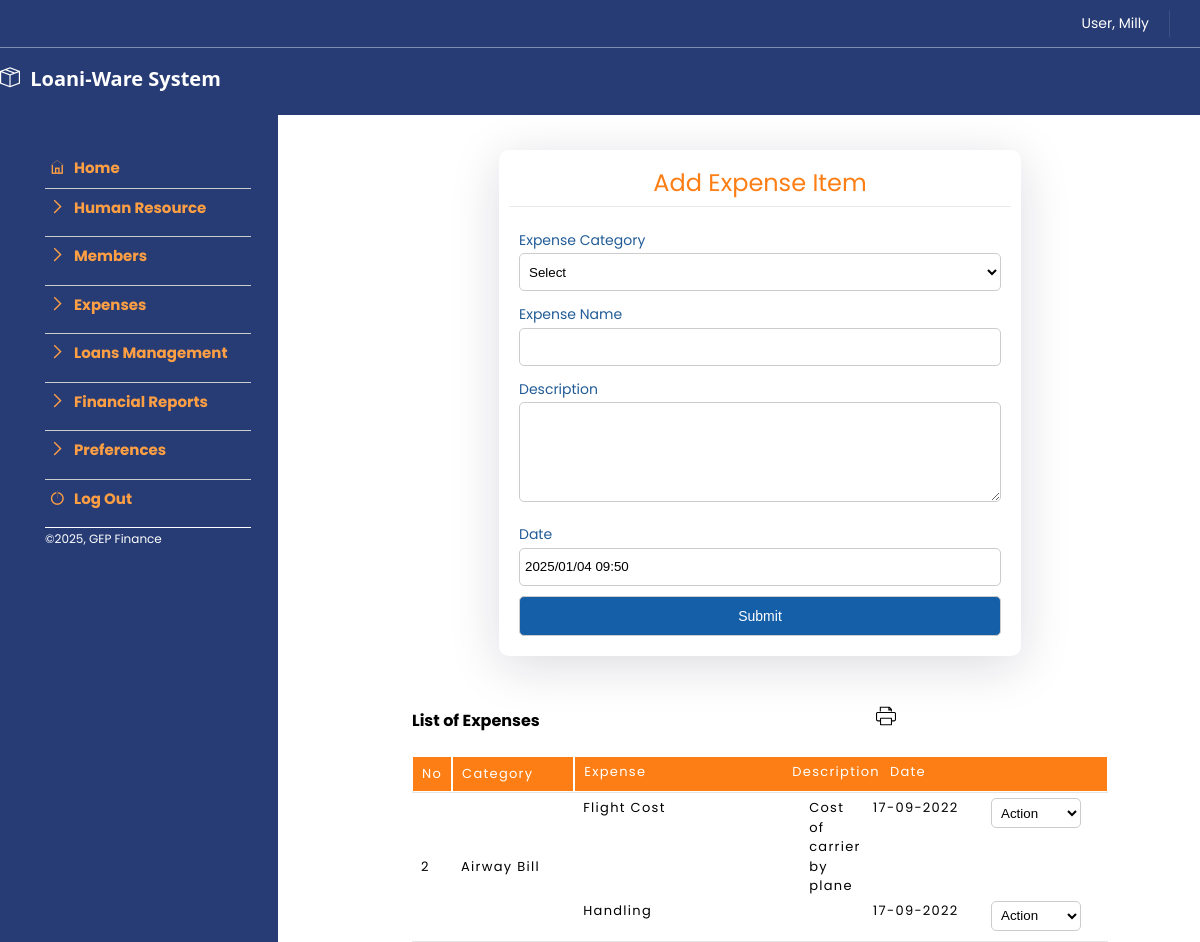
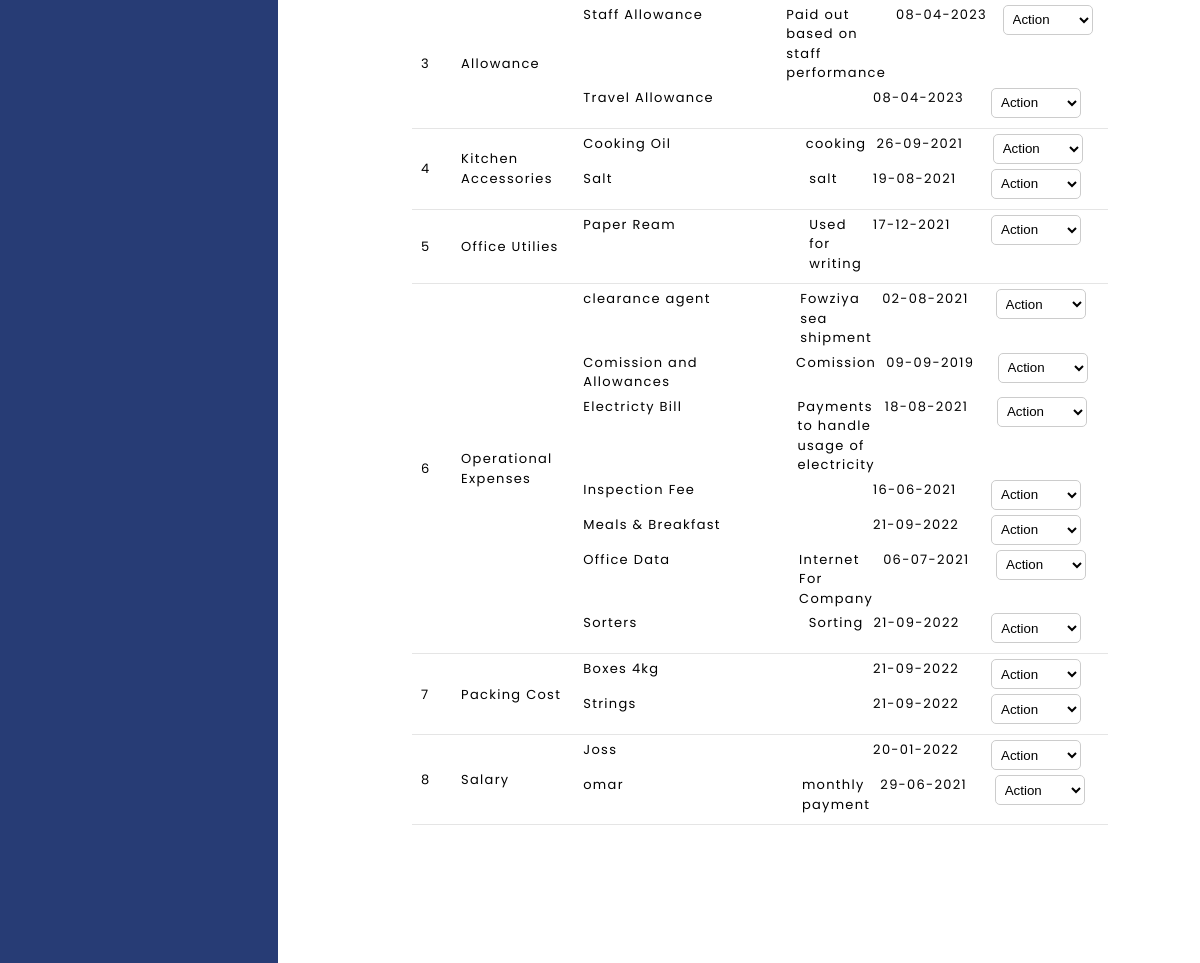
The page /data_files/expense_reg.php (signed in) on the database its author committed (2 pictures, top to bottom).
### tables this page shows
CREATE TABLE IF NOT EXISTS `expense_cat` (
  `id` char(10) NOT NULL,
  `category` char(50) NOT NULL,
  `entry_date` date NOT NULL,
  PRIMARY KEY (`id`)
);

CREATE TABLE IF NOT EXISTS `expense_items` (
  `id` char(10) NOT NULL,
  `item` char(50) NOT NULL,
  `item_desc` varchar(100) NOT NULL,
  `reg_date` date NOT NULL,
  `category` char(10) NOT NULL,
  PRIMARY KEY (`id`)
);

### data_files/expense_reg.php (the view, shortened to what this page needs)
<?php
require_once('../data_files/page_settings.php');
?>
<!DOCTYPE html>
<html lang="en">
  <head>
    <?php include('link_docs.php') ?>
</head>
<body>
<div class="main_bd_wrap">
  <?php
    tp_hdr();
       side_menu_content();
      ?>
           <div class="main-sidebar col-lg-9">
  <div class="form_wrap_min">
      <div class="form_header">Add Expense Item</div>
        <form name="form1" id="form1" method="post" action="" autocomplete="off">
           <div class="form-group">
                <div class="label">Expense Category</div>
                <div id="chg_element">
                  <select name="category" class="text-input" id="category">
                    <option selected="selected">Select</option>
                  </select>
                </div>
              </div>
            <div class="form-group">
                <div class="label">Expense Name</div>
                  <input type="text" class="text-input" name="expense" id="expense"  />
            </div>
            <div class="form-group">
                <div class="label">Description</div>
                  <textarea class="text-input" name="desc" id="desc" style="height:100px"></textarea>
            </div>
            <div class="form-group">
                <div class="label">Date</div>
                <input type="text" class="text-input" name="date" id="picker" value="<?php echo date('Y/m/d H:i') ?>" required="required" />
            </div>
            <div class="form-group">
              <input type="submit" name="submit"  value="Submit" class="button-input" id="submit" />
            </div>
       </form>
     </div>
  <div style="margin:50px auto;width:80%;">
     <div class="report_header"><span>List of Expenses</span><span id="print_rpt"><img src="../img_file/print-icon.svg" width="20" height="20" /></span></div>
    <table width="100%" cellspacing="0" cellpadding="5" class="report_display">
      <tr>
         <td class="bottom_line">No</td>
         <td class="bottom_line">Category</td>
         <td class="bottom_line">
                 <div class="grid-4">
                   <div>Expense</div>
                   <div>Description</div>
                   <div>Date</div>
                   <div></div>
                 </div>
              </td>
      </tr>
    <?php
      $q = " SELECT * FROM expense_cat ORDER BY category ASC ";
        $query = mysqli_query($connect,$q);
         while($rw = mysqli_fetch_array($query)){
          $count += 1;
          if($rw[1]){
           ?>
           <tr>
              <td class="bottom_line" valign="top"><?php echo $count ?></td>
              <td class="bottom_line" valign="top"><?php echo $rw[1] ?></td>
              <td class="bottom_line">
               <?php
                $q = " SELECT * FROM expense_items i WHERE category='$rw[0]' AND ";
                   $q .= " 1 ORDER BY i.item, i.reg_date ASC ";
                $sql = mysqli_query($connect,$q);
                   if(mysqli_num_rows($sql)){
                       while($r=mysqli_fetch_array($sql)){ ?>
                 <div class="grid-4">
                   <div><?php echo $r[1] ?></div>
                   <div><?php echo $r[2] ?></div>
                   <div><?php echo date('d-m-Y',strtotime($r[3])) ?></div>
                   <div>
                    <select name="option" style="height:30px; width:90px;" id="action_<?php echo $count ?>" class="text-input">
                      <option value="" selected="selected">Action</option>
                  </select></div>
                 </div>
                <?php
                  }
                }
              ?>
              </td>
           </tr>
           <?php
           }
         }
      ?>
          <tr>
            <td colspan="4"><div style="height:100px;">&nbsp;</div></td>
          </tr>
      </table>
    </div>
    <?php
      echo footer_sec();
    ?>
  </div>
  </body>
</html>

### data_files/link_docs.php (shortened to what this page needs)
<link rel="stylesheet" href="../data_css/jquery.datetimepicker.css" type="text/css" />
<link rel="stylesheet" href="../data_css/print_layout.css" type="text/css" media="print" />
<link rel="stylesheet" href="../data_css/style.css" type="text/css" />
<link rel="stylesheet" href="../data_css/themify-icons/themify-icons.css"  />
<link rel="stylesheet" href="../data_css/font-awesome/css/font-awesome.min.css" type="text/css"  />
<link rel="stylesheet" href="../data_css/font-awesome/css/brands.css" type="text/css"  />

### data_files/page_settings.php (shortened to what this page needs)
  <?php
function tp_hdr(){
?>
 	<header id="masthead">
 		<section id="top_header_wrap">
 			<div class="column_gap">
  				<div class="div_column">
  				  <div class="column_gap_left">
  				  </div>
  				</div>
  				 <div class="div_column">
  				  <div class="column_gap_right">
  				 	<div class="login_wrap">
  				 		<?php if ($_SESSION['sess_user']){
  				 			echo '<div class="login"><p><a href="../logout.php" style="color:#fff;"><div class="login">User, '.$_SESSION['sess_user'].'</a></p></div>';
  				 		}else{
  				 		  echo '<div class="login"><p><a href="../index.php" style="color:#fff;">Login</a></p></div>'; } ?>
  				 	</div>
  				  </div>
  				</div>
 			</div>
 		</section>
 		<section class="top_logo_wrap">
 			<div class="column_gap">
              <div class="div_logo_column">
            	<div class="logo_2">
            		<a class="man_logo" href="../admin/home_index.php">
            			<div class="man_logo_img"><i class="ti ti-package"></i></div>
            			<div class="man_logo_txt">Loani-Ware System</div>
            		</a>
            	</div>
               </div>
            	<div class="div_menu_column">
              </div>
            </div>
 		</section>
 	</header>
<?php
}
function side_menu_content(){
  ?>
 	<section class="top_backgd_cover bg_cover_dim">
 		<div class="bg_overlay"></div>
 	</section>
   <section class="body_content">
 	   <div class="column_gap div_column_home">
 		    <div class="row">
              <div class="col-lg-3 man_sidebar_col">
                <div class="main-sidebar">
                  <section class="side-content"><?php include("user_menu.php");  ?></section>
                </div>
 		      </div>
<?php
}
function footer_sec(){
 ?>
</div>
    </div>
   </section>
<?php }
	?>

### data_files/user_menu.php (shortened to what this page needs)
 <ul id="sub_main_menu">
   <li><a href="../data_files/dash.php">Home</a></li>
   <li class="expand_link" >Human Resource
   </li>
   <li class="expand_link on">Members
   </li>
   <li class="expand_link on">Expenses
   </li>
   <li class="expand_link on">Loans Management
     </li>
     <li class="expand_link on">Financial Reports
     </li>
     <li class="expand_link <?php if($_SESSION['general_user']){ echo 'on'; }else{ echo 'off'; } ?>">Preferences
     </li>
     <li><a href="../logout.php">Log Out</a></li>
</ul>
<div style="margin:5px auto;width:110%;color:#fff;font-size:12px;border-top:solid 1px #fff;"><span style="">&copy;<?php echo date('Y') ?>,&nbsp;GEP Finance</span></div>

### data_css/print_layout.css (style rules this page uses)
body { font: 12px Segoe UI, "Times New Roman", Times, serif; line-height: 1.3; margin:0px !important; border:0px !important; }
#print, #sub_right, #left, #form1, .link, .form_header, .action, .search, .close, #search, #top_wrap, #print_rpt, #sms ,input[type=checkbox],#action_hdr { display:none !important; }

### rows shown on the page
expense_cat: category "Airway Bill"
expense_items: item "Flight Cost", item_desc "Cost of carrier by plane", reg_date "17-09-2022"
expense_items: item "Handling", reg_date "17-09-2022"
expense_cat: category "Allowance"
expense_items: item "Staff Allowance", item_desc "Paid out based on staff performance", reg_date "08-04-2023"
expense_items: item "Travel Allowance", reg_date "08-04-2023"
expense_cat: category "Kitchen Accessories"
expense_items: item "Cooking Oil", item_desc "cooking", reg_date "26-09-2021"
expense_items: item "Salt", item_desc "salt", reg_date "19-08-2021"
expense_cat: category "Office Utilies"
expense_items: item "Paper Ream", item_desc "Used for writing", reg_date "17-12-2021"
expense_cat: category "Operational Expenses"
expense_items: item "clearance agent", item_desc "Fowziya sea shipment", reg_date "02-08-2021"
expense_items: item "Comission and Allowances", item_desc "Comission", reg_date "09-09-2019"
expense_items: item "Electricty Bill", item_desc "Payments to handle usage of electricity", reg_date "18-08-2021"
expense_items: item "Inspection Fee", reg_date "16-06-2021"
expense_items: item "Meals & Breakfast", reg_date "21-09-2022"
expense_items: item "Office Data", item_desc "Internet For Company", reg_date "06-07-2021"
expense_items: item "Sorters", item_desc "Sorting", reg_date "21-09-2022"
expense_cat: category "Packing Cost"
expense_items: item "Boxes 4kg", reg_date "21-09-2022"
expense_items: item "Strings", reg_date "21-09-2022"
expense_cat: category "Salary"
expense_items: item "Joss", reg_date "20-01-2022"
expense_items: item "omar", item_desc "monthly payment", reg_date "29-06-2021"

### other values the page prints
$_SESSION['sess_user'] "Milly"
